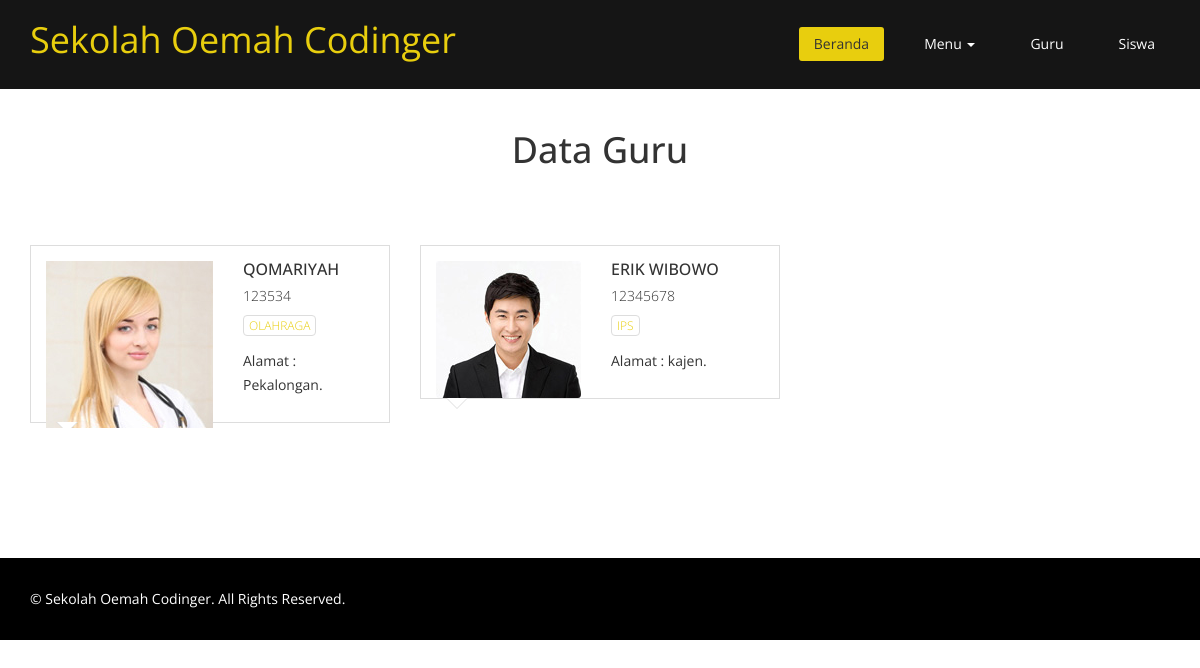
The page /index.php?page=guru on the database its author committed.
### tables this page shows
CREATE TABLE `tb_karyawan` (
  `nik` int(11) NOT NULL,
  `foto` varchar(50) NOT NULL,
  `nama_karyawan` varchar(45) NOT NULL,
  `jk` enum('L','P') NOT NULL,
  `tmp_lahir` varchar(25) NOT NULL,
  `tgl_lahir` date NOT NULL,
  `status` enum('ketua','guru','staf') NOT NULL,
  `mengajar` varchar(50) NOT NULL,
  `alamat` text NOT NULL,
  `no_hp` varchar(12) NOT NULL
);

### guru.php (the view)
<section id="about-us">
        <div class="container">
			<div class="skill-wrap clearfix">
				<div class="center wow fadeInDown">
                    <h2>Data Guru</h2>
                </div>
			<div class="team">
				<div class="row clearfix">
				<?php
					$sql = mysqli_query($koneksi, "SELECT * FROM tb_karyawan WHERE status='guru'");
					while($data = mysqli_fetch_array($sql)){
				?>
					<div class="col-md-4 col-sm-6">
						<div class="single-profile-top wow fadeInDown" data-wow-duration="1000ms" data-wow-delay="300ms">
							<div class="media">
								<div class="pull-left">
									<a href="#"><img class="media-object" src="images/guru/<?php echo $data['foto'] ?>" alt="<?php echo $data['foto'] ?>"></a>
								</div>
								<div class="media-body">
									<h4><?php echo $data['nama_karyawan'] ?></h4>
									<h5><?php echo $data['nik'] ?></h5>
									<ul class="tag clearfix">
										<li class="btn"><a href="#"><?php echo $data['mengajar'] ?></a></li>
									</ul>
								</div>
							</div>
							<p>Alamat : <?php echo $data['alamat'] ?>.</p>
						</div>
					</div>
					<?php } ?>
				</div>
			</div>
		</div>
</section>

### index.php (shortened to what this page needs)
<!DOCTYPE html>
<html lang="en">
  <head>
    <link href="css/bootstrap.min.css" rel="stylesheet">
	<link rel="stylesheet" href="css/font-awesome.min.css">
	<link href="css/animate.min.css" rel="stylesheet">
    <link href="css/prettyPhoto.css" rel="stylesheet">
	<link href="css/style.css" rel="stylesheet">
	<link href="css/responsive.css" rel="stylesheet">
  </head>
  <body class="homepage">
      <?php include "menu.php" ?>
	<?php include "content.php" ?>
    <?php include "footer.php" ?>
</body>
</html>

### menu.php (shortened to what this page needs)
<header id="header">
        <nav class="navbar navbar-fixed-top" role="banner">
            <div class="container">
                <div class="navbar-header">
                    <a class="navbar-brand" href="index.php">Sekolah Oemah Codinger</a>
                </div>
                <div class="collapse navbar-collapse navbar-right">
                    <ul class="nav navbar-nav">
                    <li class="active"><a href="index.php">Beranda</a></li>
                      <li class="dropdown">
                        <a class="dropdown-toggle" data-toggle="dropdown" href="#">Menu
                        <span class="caret"></span></a>
                      </li>
                      <li><a href="index.php?page=guru">Guru</a></li>
                      <li><a href="index.php?page=siswa">Siswa</a></li>
                    </ul>
                </div>
            </div>
        </nav>
    </header>

### content.php (shortened to what this page needs)
<?php
    if($_GET['page']==""){
        include 'beranda.php';
    } else if($_GET['page']=="visimisi"){
        include 'visimisi.php';
    } else if($_GET['page']=="profil"){
        include 'profil.php';
    } else if($_GET['page']=="strukturorganisasi"){
        include 'struktur.php';
    } else if($_GET['page']=="guru"){
        include 'guru.php';
    } else if($_GET['page']=="siswa"){
        include 'siswa.php';
    } else if($_GET['page']=='detail_berita'){
        include 'detail_berita.php';
    }
?>

### footer.php
<footer id="footer" class="midnight-blue">
       <div class="container">
           <div class="row">
               <div class="col-sm-6">
                   &copy; Sekolah Oemah Codinger. All Rights Reserved.
               </div>
           </div>
       </div>
   </footer>

### css/style.css (style rules this page uses)
body { background: #fff; font-family:'Open Sans', Arial, sans-serif; color:#333; line-height:1.6em; }
h1, h2, h3, h4, h5, h6 { font-weight:500; font-family:'Open Sans', Arial, sans-serif; color:#333; }
h2 { font-size: 20px; }
h4 { font-size: 16px; }
a { color: #E8CE0E; -webkit-transition: color 300ms, background-color 300ms; -moz-transition: color 300ms, background-color 300ms; -o-transition: color 300ms, background-color 300ms; transition: color 300ms, background-color 300ms; }
.center h2 { font-size: 36px; margin-top: 0; margin-bottom: 20px; }
.media>.pull-left { margin-right: 20px; }
body > section { padding: 70px 0; }
.center { text-align: center; padding-bottom: 55px; }
.navbar>.container .navbar-brand { margin-left: 0; }
.navbar-brand { padding: 0; margin:0; color:#E8CE0E; }
.navbar-header a.navbar-brand { color:#E8CE0E; }
.navbar { border-radius: 0; margin-bottom: 0; background: #151515; padding: 15px 0; padding-bottom: 0; }
.navbar-nav { margin-top: 12px; }
.navbar-nav>li { margin-left: 25px; padding-bottom: 28px; }
.navbar-fixed-top .navbar-nav > li > a { padding: 5px 15px; margin: 0; border-radius: 3px; color: #fff; line-height: 24px; display: inline-block; }
.navbar-fixed-top { border: none; }
.navbar-fixed-top .navbar-brand { font-size: 36px; line-height: 50px; color: #fff; }
.navbar-fixed-top .navbar-nav > .active > a, .navbar-fixed-top .navbar-nav > .active > a:hover, .navbar-fixed-top .navbar-nav > .active > a:focus, .navbar-fixed-top .navbar-nav > .open > a, .navbar-fixed-top .navbar-nav > .open > a:hover, .navbar-fixed-top .navbar-nav > .open > a:focus { background-color: #E8CE0E; color: #333; }
.navbar-fixed-top .navbar-collapse, .navbar-fixed-top .navbar-form { border-top: 0; padding-bottom: 0; }
.skill-wrap { display: block; overflow: hidden; margin: 60px 0; }
.team h4 { margin-top: 0; text-transform: uppercase; }
.team h5 { font-weight: 300; }
.single-profile-top, .single-profile-bottom { font-weight: 400; line-height: 24px; }
.single-profile-top, .single-profile-bottom { border: 1px solid #ddd; padding: 15px; position: relative; }
.team .btn { background:transparent; font-size: 12px; font-weight: 300; margin-bottom: 3px; padding: 1px 5px; text-transform: uppercase; border:1px solid#ddd; margin-right: 3px; }
ul.social_icons, ul.tag { list-style: none; padding: 0; margin: 10px 0; display: block; }
ul.social_icons li, ul.tag li { display: inline-block; margin-right: 5px; }
.team .single-profile-top:before, .team .single-profile-top:after { content: ""; position: absolute; width: 0; height: 0; border-style: solid; }
.team .single-profile-top:before { left:26px; bottom: -20px; border-width: 10px; border-color:#fff transparent transparent transparent; z-index: 1; }
.team .single-profile-top:after { left: 25px; bottom: -22px; border-style: solid; border-width: 11px; border-color:#ddd transparent transparent transparent; z-index: 0; }
#footer { padding-top: 30px; padding-bottom: 30px; color: #fff; background: #000; }

### rows shown on the page
tb_karyawan: foto (picture), nama_karyawan "QOMARIYAH", nik "123534", mengajar "OLAHRAGA", alamat "Pekalongan"
tb_karyawan: foto (picture), nama_karyawan "ERIK WIBOWO", nik "12345678", mengajar "IPS", alamat "kajen"
